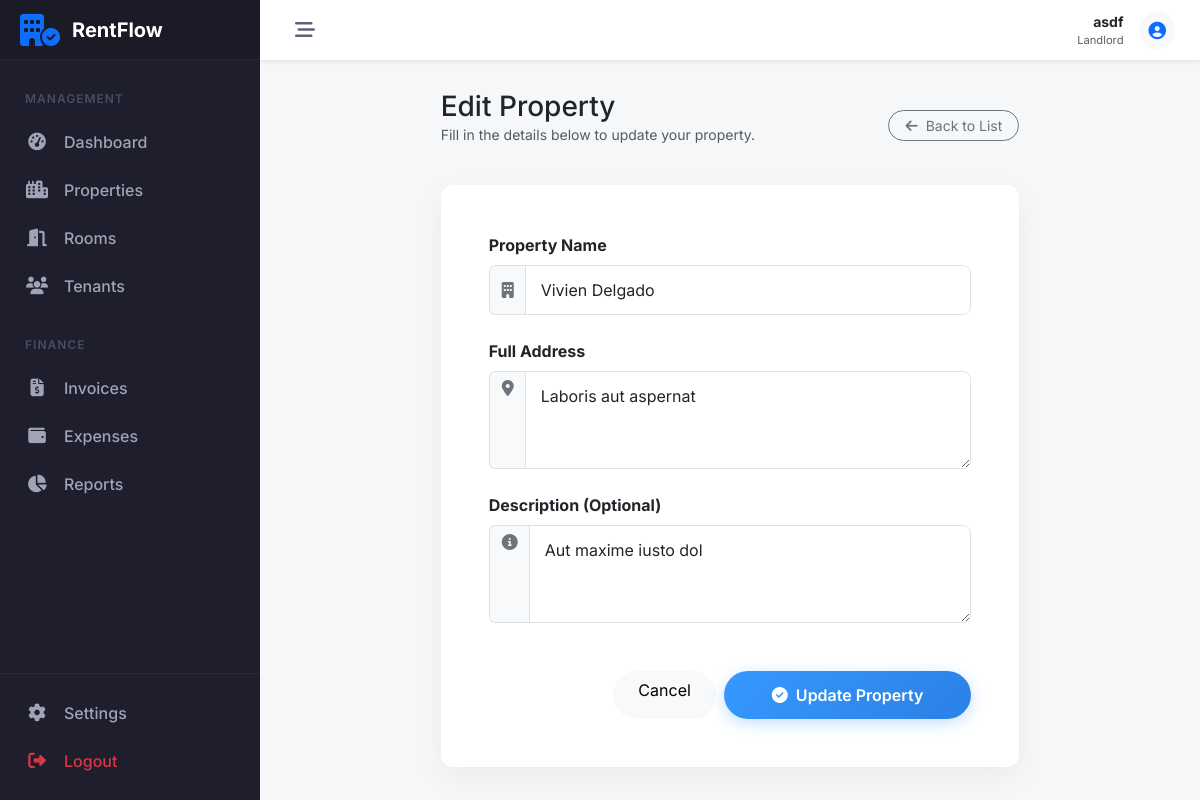
Screenshot of /properties/6/edit/ (signed in) with the database file from the repository.
### accounts/models.py (models this page shows, shortened)
class Profile(models.Model):
    ROLE_CHOICES = (
        ('LANDLORD', 'Landlord'),
        ('TENANT', 'Tenant'),
    )
    user = models.OneToOneField(User, on_delete=models.CASCADE, related_name='profile')
    role = models.CharField(max_length=10, choices=ROLE_CHOICES, default='TENANT', db_index=True)
    phone = models.CharField(max_length=15, blank=True)
    address = models.TextField(blank=True)
    needs_password_change = models.BooleanField(default=False)
    created_at = models.DateTimeField(auto_now_add=True)
    updated_at = models.DateTimeField(auto_now=True)

### properties/models.py (models this page shows, shortened)
class Property(models.Model):
    landlord = models.ForeignKey(User, on_delete=models.CASCADE, related_name='properties')
    name = models.CharField(max_length=100)
    address = models.TextField()
    description = models.TextField(blank=True)
    created_at = models.DateTimeField(auto_now_add=True)
    class Meta:
        verbose_name_plural = "Properties"

### properties/views.py (the view, shortened to what this page needs)
# urls.py: path('<int:pk>/edit/', PropertyUpdateView.as_view(), name='property_edit'),
class PropertyUpdateView(LandlordRequiredMixin, UpdateView):
    model = Property
    form_class = PropertyForm
    template_name = 'properties/property_form.html'
    success_url = reverse_lazy('properties:property_list')
    def get_queryset(self):
        return Property.objects.filter(landlord=self.request.user)

### properties/forms.py
class PropertyForm(forms.ModelForm):
    class Meta:
        model = Property
        fields = ['name', 'address', 'description']
        widgets = {
            'name': forms.TextInput(attrs={'class': 'form-control', 'placeholder': 'Property Name'}),
            'address': forms.Textarea(attrs={'class': 'form-control', 'rows': 3, 'placeholder': 'Full Address'}),
            'description': forms.Textarea(attrs={'class': 'form-control', 'rows': 3, 'placeholder': 'Brief Description (Optional)'}),
        }

### core/mixins.py (called while the page is built)
    def test_func(self):
        user = self.request.user
        return user.is_authenticated and hasattr(user, 'profile') and user.profile.role == 'LANDLORD'

### properties/templates/properties/property_form.html (shortened to what this page needs)
{% extends 'core/base.html' %}
{% block content %}
<div class="row justify-content-center animate-fade-in-up">
    <div class="col-lg-10 col-xl-8">
        <div class="d-flex justify-content-between align-items-center mb-4">
            <div>
                <h2 class="h3 mb-0 text-gray-800">{% if form.instance.pk %}Edit Property{% else %}Add New Property{% endif %}</h2>
                <p class="text-muted small">Fill in the details below to {% if form.instance.pk %}update{% else %}register{% endif %} your property.</p>
            </div>
            <a href="{% url 'properties:property_list' %}" class="btn btn-sm btn-outline-secondary rounded-pill px-3">
                <i class="fa-solid fa-arrow-left me-1"></i> Back to List
            </a>
        </div>
        <div class="card form-card">
            <div class="card-body p-4 p-md-5">
                <form method="post" novalidate>
                    <div class="row g-4">
                        <div class="col-12 animate-fade-in-up delay-1">
                            <label for="{{ form.name.id_for_label }}" class="form-label fw-bold">Property Name</label>
                            <div class="input-group">
                                <span class="input-group-text"><i class="fa-solid fa-building"></i></span>
                                {{ form.name }}
                            </div>
                        </div>
                        <div class="col-12 animate-fade-in-up delay-2">
                            <label for="{{ form.address.id_for_label }}" class="form-label fw-bold">Full Address</label>
                            <div class="input-group">
                                <span class="input-group-text align-items-start pt-2"><i class="fa-solid fa-location-dot"></i></span>
                                {{ form.address }}
                            </div>
                        </div>
                        <div class="col-12 animate-fade-in-up delay-3">
                            <label for="{{ form.description.id_for_label }}" class="form-label fw-bold">Description (Optional)</label>
                            <div class="input-group">
                                <span class="input-group-text align-items-start pt-2"><i class="fa-solid fa-info-circle"></i></span>
                                {{ form.description }}
                            </div>
                        </div>
                    </div>
                    <div class="d-grid gap-2 d-md-flex justify-content-md-end mt-5">
                        <a href="{% url 'properties:property_list' %}" class="btn btn-light px-4 rounded-pill">Cancel</a>
                        <button type="submit" class="btn btn-premium px-5 rounded-pill">
                            <i class="fa-solid fa-check-circle me-1"></i>
                            {% if form.instance.pk %}Update Property{% else %}Register Property{% endif %}
                        </button>
                    </div>
                </form>
            </div>
        </div>
    </div>
</div>
{% endblock %}

### core/templates/core/base.html (shortened to what this page needs)
<!DOCTYPE html>
<html lang="en">
<head>
    <link href="https://cdn.jsdelivr.net/npm/bootstrap@5.3.0/dist/css/bootstrap.min.css" rel="stylesheet">
    <link rel="stylesheet" href="https://cdnjs.cloudflare.com/ajax/libs/font-awesome/6.5.1/css/all.min.css">
</head>
<body>
    {% if user.is_authenticated %}
    <aside id="sidebar">
        <div class="sidebar-logo">
            <i class="fa-solid fa-building-circle-check fa-2x text-primary"></i>
            <span class="logo-text">RentFlow</span>
        </div>
        <div class="sidebar-nav">
            {% if user.profile.role == 'LANDLORD' %}
            <div class="nav-header">Management</div>
            <a href="{% url 'dashboard:landlord_dash' %}"
                class="nav-link-custom {% if 'dashboard' in request.resolver_match.view_name %}active{% endif %}">
                <i class="fa-solid fa-gauge-high"></i>
                <span>Dashboard</span>
            </a>
            <div class="nav-item">
                <a class="nav-link-custom" data-bs-toggle="collapse" href="#collapse-properties" role="button"
                    aria-expanded="false" aria-controls="collapse-properties">
                    <i class="fa-solid fa-city"></i>
                    <span>Properties</span>
                </a>
            </div>
            <div class="nav-item">
                <a class="nav-link-custom" data-bs-toggle="collapse" href="#collapse-rooms" role="button"
                    aria-expanded="false" aria-controls="collapse-rooms">
                    <i class="fa-solid fa-door-open"></i>
                    <span>Rooms</span>
                </a>
            </div>
            <div class="nav-item">
                <a class="nav-link-custom" data-bs-toggle="collapse" href="#collapse-tenants" role="button"
                    aria-expanded="false" aria-controls="collapse-tenants">
                    <i class="fa-solid fa-users"></i>
                    <span>Tenants</span>
                </a>
            </div>
            <div class="nav-header mt-3">Finance</div>
            <div class="nav-item">
                <a class="nav-link-custom" data-bs-toggle="collapse" href="#collapse-invoices" role="button"
                    aria-expanded="false" aria-controls="collapse-invoices">
                    <i class="fa-solid fa-file-invoice-dollar"></i>
                    <span>Invoices</span>
                </a>
            </div>
            <div class="nav-item">
                <a class="nav-link-custom" data-bs-toggle="collapse" href="#collapse-expenses" role="button"
                    aria-expanded="false" aria-controls="collapse-expenses">
                    <i class="fa-solid fa-wallet"></i>
                    <span>Expenses</span>
                </a>
            </div>
            <a href="{% url 'payments:financial_report' %}"
                class="nav-link-custom {% if 'report' in request.resolver_match.view_name %}active{% endif %}">
                <i class="fa-solid fa-chart-pie"></i>
                <span>Reports</span>
            </a>
            {% endif %}
        </div>
        <div class="sidebar-footer">
            <a href="#" class="nav-link-custom">
                <i class="fa-solid fa-gear"></i>
                <span>Settings</span>
            </a>
            <a href="javascript:void(0)" onclick="document.getElementById('logout-form').submit()"
                class="nav-link-custom text-danger">
                <i class="fa-solid fa-right-from-bracket"></i>
                <span>Logout</span>
            </a>
        </div>
    </aside>
    <div id="main-wrapper">
        <header id="topbar">
            <button class="toggle-btn" id="sidebar-toggle">
                <i class="fa-solid fa-bars-staggered"></i>
            </button>
            <div class="ms-auto d-flex align-items-center">
                <div class="me-3 d-none d-md-block text-end">
                    <div class="fw-bold small text-dark">{{ user.username }}</div>
                    <div class="text-muted small" style="font-size: 0.7rem;">{{ user.profile.get_role_display }}</div>
                </div>
                <div class="dropdown">
                    <a href="#" class="btn btn-light btn-sm rounded-circle p-2" data-bs-toggle="dropdown">
                    </a>
                </div>
            </div>
        </header>
        <main id="content-area">
            {% block content %}{% endblock %}
        </main>
    </div>
    {% endif %}
</body>
</html>

### core/templates/core/base.html (style rules this page uses)
:root { --sidebar-width: 260px; --sidebar-collapsed-width: 70px; --sidebar-bg: #1e1e2d; --sidebar-hover: #2b2b40; --sidebar-active: #3699ff; --topbar-height: 60px; --transition-speed: 0.3s; }
body { font-family: 'Inter', sans-serif; background-color: #f5f7f9; overflow-x: hidden; }
#sidebar { width: var(--sidebar-width); height: 100vh; position: fixed; left: 0; top: 0; background: var(--sidebar-bg); color: #a2a3b7; transition: all var(--transition-speed) ease-in-out; z-index: 1000; display: flex; flex-direction: column; }
.sidebar-logo { padding: 20px; height: var(--topbar-height); display: flex; align-items: center; border-bottom: 1px solid rgba(255, 255, 255, 0.05); background: rgba(0, 0, 0, 0.1); overflow: hidden; white-space: nowrap; }
.logo-text { font-weight: 700; font-size: 1.25rem; color: #fff; margin-left: 12px; transition: opacity var(--transition-speed); }
.sidebar-nav { padding: 20px 0; flex-grow: 1; overflow-y: auto; overflow-x: hidden; }
.nav-header { padding: 10px 25px; font-size: 0.75rem; text-transform: uppercase; font-weight: 600; letter-spacing: 1px; color: #4b4b62; }
.nav-link-custom { display: flex; align-items: center; padding: 12px 25px; color: #a2a3b7; text-decoration: none; transition: all 0.2s; white-space: nowrap; position: relative; }
.nav-link-custom i { width: 24px; font-size: 1.1rem; text-align: center; }
.nav-link-custom span { margin-left: 15px; font-weight: 500; transition: opacity var(--transition-speed); }
#main-wrapper { margin-left: var(--sidebar-width); min-height: 100vh; transition: all var(--transition-speed) ease-in-out; display: flex; flex-direction: column; }
#topbar { height: var(--topbar-height); background: #fff; box-shadow: 0 0.125rem 0.25rem rgba(0, 0, 0, 0.075); display: flex; align-items: center; padding: 0 25px; position: sticky; top: 0; z-index: 999; }
.toggle-btn { background: transparent; border: none; font-size: 1.25rem; color: #5e6278; cursor: pointer; padding: 5px 10px; border-radius: 4px; }
#content-area { padding: 30px; flex-grow: 1; }
.form-card { border: none; border-radius: 12px; box-shadow: 0 10px 30px rgba(0, 0, 0, 0.05); transition: transform 0.3s ease; }
.input-group-text { background-color: #f8f9fa; border-right: none; color: #6c757d; }
.form-control { border-radius: 8px; padding: 12px 15px; }
.btn-premium { background: linear-gradient(135deg, #3699ff 0%, #2b80e4 100%); border: none; border-radius: 8px; font-weight: 600; padding: 12px 25px; color: #fff; transition: all 0.3s ease; box-shadow: 0 4px 15px rgba(54, 153, 255, 0.3); }
.animate-fade-in-up { animation: fadeInUp 0.5s ease forwards; }
.delay-1 { animation-delay: 0.1s; }
.delay-2 { animation-delay: 0.2s; }
.delay-3 { animation-delay: 0.3s; }
.sidebar-footer { border-top: 1px solid rgba(255, 255, 255, 0.05); padding: 15px 0; }

### rows the page displays
Property: name "Vivien Delgado", address "Laboris aut aspernat", description "Aut maxime iusto dol"

### other values shown
{{ user.username }} "asdf"
{{ user.profile.get_role_display }} "Landlord"
